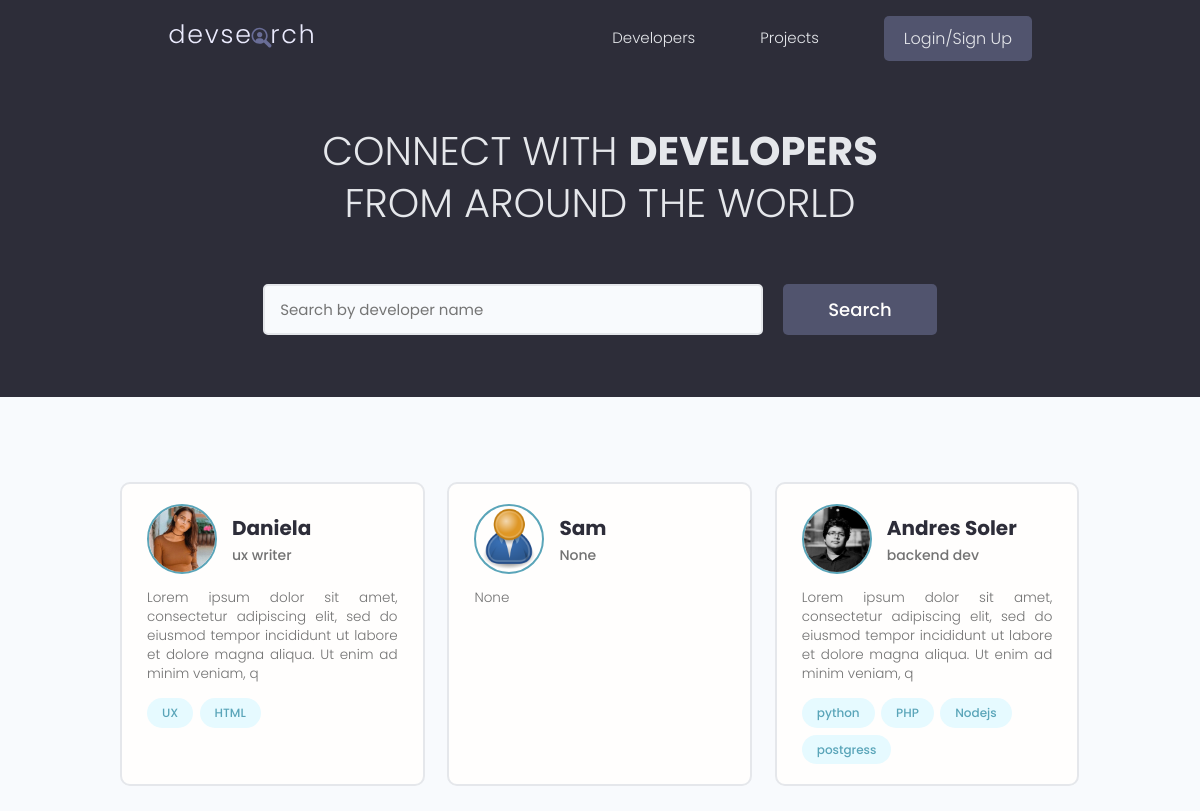
/, run on an earlier commit of the app's database.
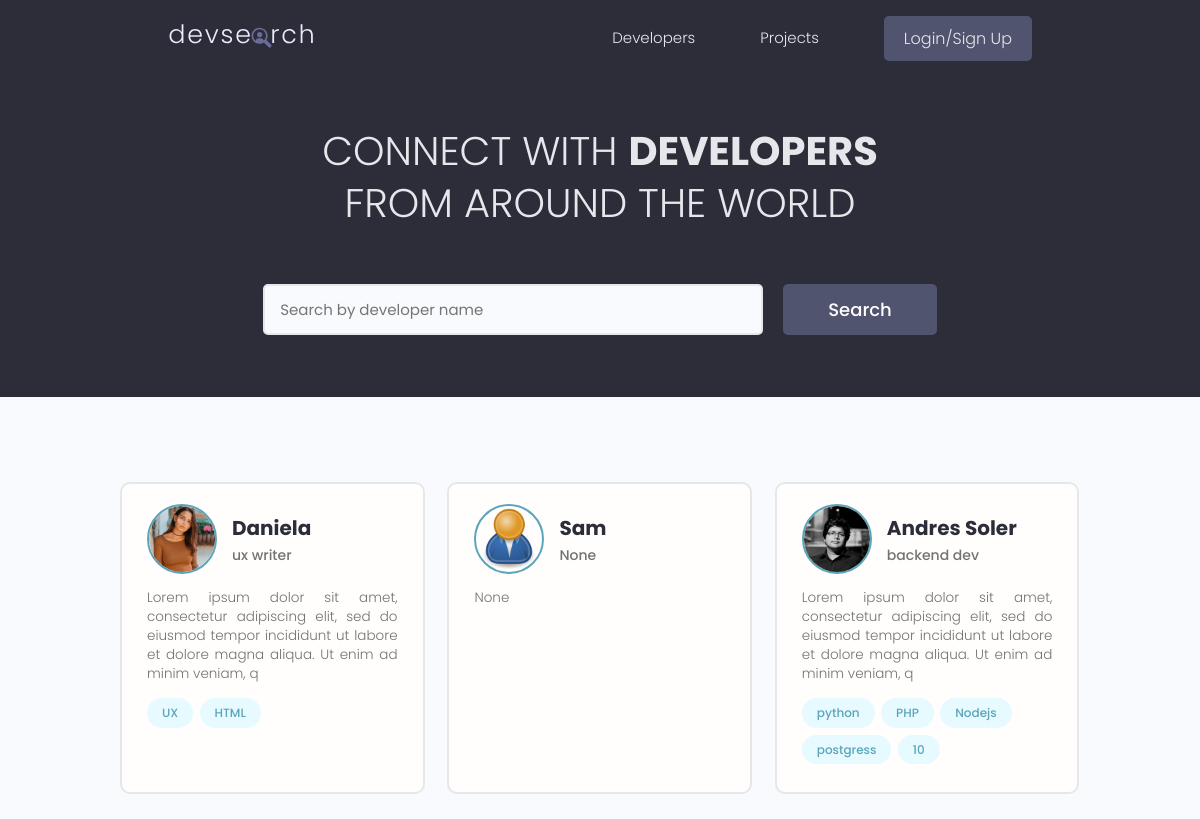
And on a later commit of the database.
### users/models.py (models this page shows, shortened)
class Profile(models.Model):
    user = models.OneToOneField(User, on_delete=models.CASCADE, null=True, blank=True)
    name = models.CharField(max_length=255, blank=True, null=True)
    email = models.EmailField(max_length=500, blank=True, null=True)
    username = models.CharField(max_length=255, blank=True, null=True)
    location = models.CharField(max_length=255, blank=True, null=True)
    short_intro = models.CharField(max_length=255, blank=True, null=True)
    bio = models.TextField(blank=True, null=True)
    profile_image = models.ImageField(null=True, blank=True, upload_to='profiles/', default='profiles/user-default.png')
    social_github = models.CharField(max_length=255, blank=True, null=True)
    social_twitter = models.CharField(max_length=255, blank=True, null=True)
    social_linkedin = models.CharField(max_length=255, blank=True, null=True)
    social_youtube = models.CharField(max_length=255, blank=True, null=True)
    social_website = models.CharField(max_length=255, blank=True, null=True)
    created = models.DateTimeField(auto_now_add=True)
    id = models.UUIDField(default=uuid.uuid4, unique=True, primary_key=True, editable=False)

class Skill(models.Model):
    owner = models.ForeignKey(Profile, on_delete=models.CASCADE, null=True, blank=True)
    name = models.CharField(max_length=255, blank=True, null=True)
    description = models.TextField(null=True, blank=True)
    created = models.DateTimeField(auto_now_add=True)
    id = models.UUIDField(default=uuid.uuid4, unique=True, primary_key=True, editable=False)
    def __str__(self):
        return str(self.name)

### users/views.py (the view)
# urls.py: path('', views.profiles, name='profiles'),
def profiles(request):
    profiles, search = searchProfiles(request)
    custom_range, profiles = paginateProfiles(request, profiles, 6)
    context = {'profiles': profiles, 'search': search, 'custom_range': custom_range}
    return render(request, 'users/profiles.html', context)

### users/utils.py (called while the page is built)
def paginateProfiles(request, profiles, results):
    page = request.GET.get('page')
    paginator =  Paginator(profiles, results)
    try:
        profiles = paginator.page(page)
    except PageNotAnInteger:
        page = 1
        profiles = paginator.page(page)
    except EmptyPage:
        page = paginator.num_pages
        profiles = paginator.page(page)
    left_index = (int(page) - 2)
    if left_index < 1:
        left_index = 1
    right_index = (int(page) + 4)
    if right_index > paginator.num_pages:
        right_index = paginator.num_pages + 1
    custom_range = range(left_index, right_index)
    return custom_range, profiles

def searchProfiles(request):
    search = ''
    if request.GET.get('search'):
        search = request.GET.get('search')
    skills = Skill.objects.filter(name__icontains=search)
    profiles = Profile.objects.distinct().filter(
        Q(name__icontains=search) |
        Q(short_intro__icontains=search) |
        Q(skill__in=skills)
        )
    return profiles, search

### users/templates/users/profiles.html (shortened to what this page needs)
{% extends 'main.html' %}
{% block content %}
<main class="home">
    <section class="hero-section text-center">
      <div class="container container--narrow">
        <div class="hero-section__box">
          <h2>CONNECT WITH <span>DEVELOPERS</span></h2>
          <h2>FROM AROUND THE WORLD</h2>
        </div>
        <div class="hero-section__search">
          <form id="search_form" class="form" action="{% url 'profiles' %}" method="get">
            <div class="form__field">
              <input class="input input--text" id="formInput#search" type="text" name="search"
                value="{{search}}" placeholder="Search by developer name" />
            </div>
            <input class="btn btn--sub btn--lg" type="submit" value="Search" />
          </form>
        </div>
      </div>
    </section>
    <section class="devlist">
      <div class="container">
        <div class="grid grid--three">
            {% for profile in profiles %}
          <div class="column card">
            <div class="dev">
              <a href="{% url 'user-profile' profile.id %}" class="card__body">
                <div class="dev__profile">
                  <img class="avatar avatar--md" src="{{ profile.profile_image.url }}" alt="image" />
                  <div class="dev__meta">
                    <h3>{{ profile.name }}</h3>
                    <h5>{{ profile.short_intro|slice:"60" }}</h5>
                  </div>
                </div>
                <p class="dev__info">{{ profile.bio|slice:"150" }}</p>
                <div class="dev__skills">
                    {% for skill in profile.skill_set.all|slice:"5" %}
                  <span class="tag tag--pill tag--main">
                    <small>{{skill}}</small>
                  </span>
                  {% endfor %}
                </div>
              </a>
            </div>
          </div>
          {% endfor %}
        </div>
      </div>
    </section>
  </main>
{% endblock %}

What changed in the data, as far as the page shows it:
added Skill: name "10", shown under Profile "Andres Soler"
